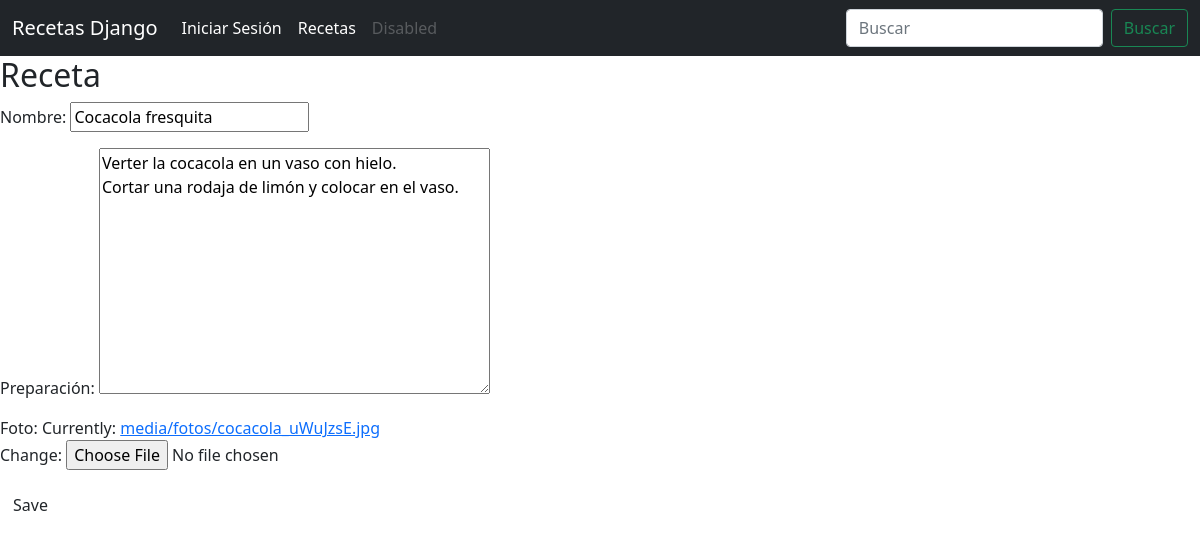
Screenshot of /receta_edit/19 with the database file from the repository.
### recetas/models.py (models this page shows, shortened)
class Receta(models.Model):
  nombre       = models.CharField(max_length=200, validators=[validate_caps])
  preparación  = models.TextField(max_length=5000)
  foto         = models.ImageField(upload_to='media/fotos')

### recetas/views.py (the view)
# urls.py: path('receta_edit/<int:pk>', views.receta_edit, name='receta_edit'),
def receta_edit(request, pk):
    receta = get_object_or_404(Receta, pk=pk)
    if request.method == "POST":
        form = RecetaForm(request.POST, request.FILES, instance=receta)
        if form.is_valid():
            post = form.save(commit=False)
            post.author = request.user
            post.published_date = timezone.now()
            post.save()
            messages.success(request, 'Receta modificada correctamente')
            return redirect('recetas')
        else:
            messages.error(request, 'ERROR. Revise los datos introducidos.')
            return render(request, 'receta_edit.html', {'form': form})
    else:
        form = RecetaForm(instance=receta)
        return render(request, 'receta_edit.html', {'form': form})

### recetas/forms.py
class RecetaForm(forms.ModelForm):
  class Meta:
    model = Receta
    fields = ('nombre', 'preparación', 'foto',)

### templates/receta_edit.html (shortened to what this page needs)
{% extends "boot.html" %}
{% block receta_new %}
  <h2>Receta</h2>
  <form method="POST" class="post-form" enctype="multipart/form-data">{% csrf_token %}
    {{ form.as_p }}
    <button type="submit" class="save btn btn-default">Save</button>
  </form>
{% endblock %}

### rows the page displays
Receta: nombre "Cocacola fresquita", preparación "Verter la cocacola en un vaso con hielo. Cortar una rodaja de limón y colocar en el vaso."
